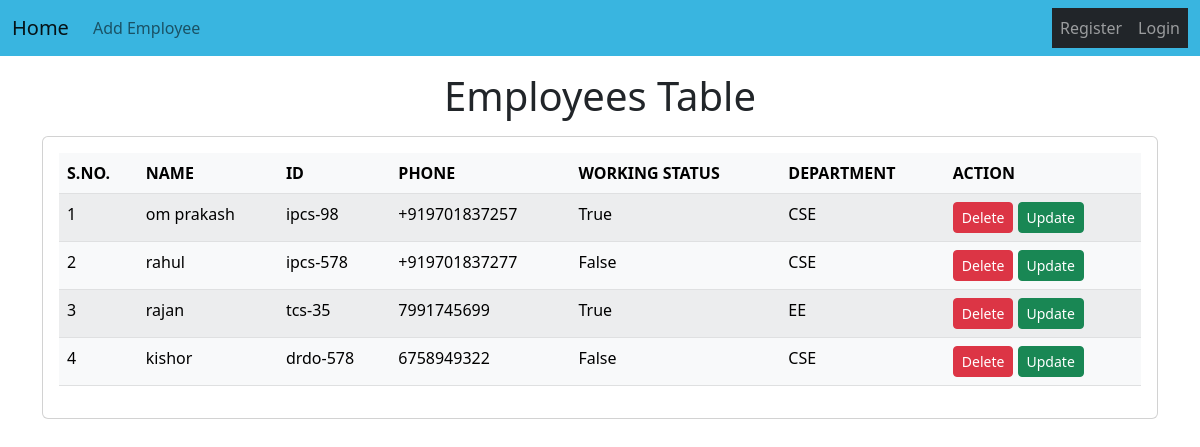
The page / on the database its author committed.
### emp/models.py (models this page shows, shortened)
class Emp(models.Model):
    name=models.CharField(max_length=100)
    emp_id=models.CharField(max_length=100)
    phone=models.CharField(max_length=12)
    working=models.BooleanField(default=True)
    department=models.CharField(max_length=100)

### emp/views.py (the view)
# urls.py: path("", fun.emp_home),
def emp_home(request):
    emps = Emp.objects.all()
    return render(request, "emp/home2.html", {'emps': emps})

### templates/emp/home2.html (shortened to what this page needs)
{% extends 'emp/home.html' %}
{% block content %}
<h1 class="text-center my-3">Employees Table</h1>
<div class="container">
    <div class="row">
        <div class="col-md-12">
            <div class="card">
                <div class="card-body">
                    <table class="table table-light table-striped table-hover">
                        <thead>
                            <tr>
                                <th>S.NO.</th>
                                <th>NAME</th>
                                <th>ID</th>
                                <th>PHONE</th>
                                <th>WORKING STATUS</th>
                                <th>DEPARTMENT</th>
                                <th>ACTION</th>
                            </tr>
                        </thead>
                        <tbody>
                            {% for e in emps %}
                            <tr draggable="true" id="sortlist">
                                <td>{{forloop.counter}}</td>
                                <td>{{e.name}}</td>
                                <td>{{e.emp_id}}</td>
                                <td>{{e.phone}}</td>
                                <td>{{e.working}}</td>
                                <td>{{e.department}}</td>
                                <td>
                                    <a href="/emp/delete-emp/{{e.id}}" class="btn btn-danger btn-sm">Delete</a>
                                    <a href="/emp/update-emp/{{e.id}}" class="btn btn-success btn-sm">Update</a>
                                </td>
                            </tr>
                            {%endfor%}
                        </tbody>
                    </table>
                </div>
            </div>
        </div>
    </div>
</div>
{%endblock content%}

### templates/emp/home.html (shortened to what this page needs)
<!doctype html>
<html lang="en">
<head>
  <link href="https://cdn.jsdelivr.net/npm/bootstrap@5.2.2/dist/css/bootstrap.min.css" rel="stylesheet"
>
</head>
<body>
  {% include 'emp/navbar.html' %}
  {% block content %}{% endblock %}
</body>
</html>

### templates/emp/navbar.html (shortened to what this page needs)
<nav class="navbar navbar-expand-lg" style="background-color: #39B5E0;">
  <div class="container-fluid">
    <a class="navbar-brand" href="/emp/home/">Home</a>
    <div class="collapse navbar-collapse" id="navbarSupportedContent">
      <ul class="navbar-nav me-auto mb-2 mb-lg-0">
        <li class="nav-item">
          <a class="nav-link" href="/emp/add-emp/">Add Employee</a>
        </li>
      </ul>
    </div>
    <div class="navbar-dark bg-dark" id="navbarNav">
      <ul class="navbar-nav">
        {% if user.is_authenticated %}
        <li class="nav-item">
          <a class="nav-link" href="{% url 'logout' %}">Logout</a>
        </li>
        {% else %}
        <li class="nav-item">
          <a class="nav-link" href="{% url 'signup' %}">Register</a>
        </li>
        <li class="nav-item">
          <a class="nav-link" href="{% url 'login' %}">Login</a>
        </li>
        {% endif %}
      </ul>
    </div>
  </div>
</nav>

### rows shown on the page
Emp: name "om prakash", emp_id "ipcs-98", phone "+919701837257", working "True", department "CSE"
Emp: name "rahul", emp_id "ipcs-578", phone "+919701837277", working "False", department "CSE"
Emp: name "rajan", emp_id "tcs-35", phone "7991745699", working "True", department "EE"
Emp: name "kishor", emp_id "drdo-578", phone "6758949322", working "False", department "CSE"
